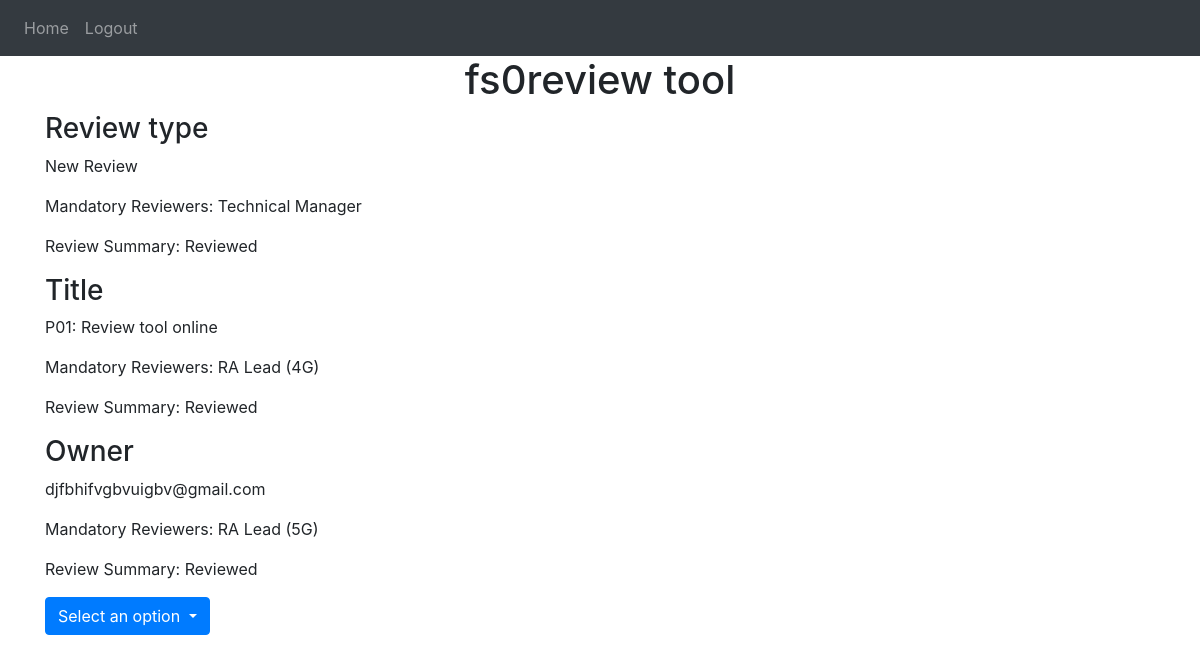
Screenshot of / (signed in) with the database file from the repository.
### website/models.py (models this page shows)
class User(db.Model, UserMixin):
    id = db.Column(db.Integer, primary_key=True)
    email = db.Column(db.String(150), unique=True)
    password = db.Column(db.String(150))
    first_name = db.Column(db.String(150))
    notes = db.relationship('Note')

### website/views.py (the view)
@views.route('/', methods=['GET', 'POST'])
@login_required
def home():
    if request.method == 'POST':
        if 'file' not in request.files:
            flash('No file part', category='error')
            return render_template("home.html", user=current_user)
    email = current_user.email
    feature_details = [
        {
            'feature': 'Review type',
            'value': 'New Review',
            'mandatory_reviewer': 'Technical Manager',
            'mandatory_reviewer_email': 'xyz@nokia.com',
            'mandatory_review_status': 'Reviewed'
        },
        {
            'feature': 'Title',
            'value': 'P01: Review tool online',
            'mandatory_reviewer': 'RA Lead (4G)',
            'mandatory_reviewer_email': 'xyz@nokia.com',
            'mandatory_review_status': 'Reviewed'
        },
        {
            'feature': 'Owner',
            'value': email,  # User's email as the owner
            'mandatory_reviewer': 'RA Lead (5G)',
            'mandatory_reviewer_email': 'xyz@nokia.com',
            'mandatory_review_status': 'Reviewed'
        },
    ]
    return render_template("home.html", user=current_user, feature_details=feature_details)

### website/__init__.py (called while the page is built)
def create_app():
    app = Flask(__name__)
    app.config['SECRET_KEY'] = 'hjshjhdjah kjshkjdhjs'
    app.config['SQLALCHEMY_DATABASE_URI'] = f'sqlite:///{DB_NAME}'
    db.init_app(app)
    from .views import views
    from .auth import auth
    app.register_blueprint(views, url_prefix='/')
    app.register_blueprint(auth, url_prefix='/')
    from .models import User, Note
    with app.app_context():
        db.create_all()
    login_manager = LoginManager()
    login_manager.login_view = 'auth.login'
    login_manager.init_app(app)
    @login_manager.user_loader
    def load_user(id):
        return User.query.get(int(id))
    return app

### website/templates/home.html (shortened to what this page needs)
{% extends "base.html" %} {% block title %}Home{% endblock %} {% block content %}
<h1 align="center">fs0review tool</h1>
{% for feature_detail in feature_details %}
<div class="feature-detail">
    <h3>{{ feature_detail.feature }}</h3>
    <p>{{ feature_detail.value }}</p>
    <p>Mandatory Reviewers: {{ feature_detail.mandatory_reviewer }}</p>
    <p>Review Summary: {{ feature_detail.mandatory_review_status }}</p>
</div>
{% endfor %}
<div class="dropdown">
    <button class="btn btn-primary dropdown-toggle" type="button" data-toggle="dropdown">
    Select an option
  </button>
</div>
{% endblock %}

### website/templates/base.html (shortened to what this page needs)
<!DOCTYPE html>
<html>
  <head>
    <link
      rel="stylesheet"
      href="https://stackpath.bootstrapcdn.com/bootstrap/4.4.1/css/bootstrap.min.css"
    />
    <link rel="stylesheet" type="text/css" href="{{ url_for('static', filename='style.css') }}">
    <link
      rel="stylesheet"
      href="https://stackpath.bootstrapcdn.com/font-awesome/4.7.0/css/font-awesome.min.css"
    />
  </head>
  <body>
    <nav class="navbar navbar-expand-lg navbar-dark bg-dark">
      <div class="collapse navbar-collapse" id="navbar">
        <div class="navbar-nav">
          {% if user.is_authenticated %}
          <a class="nav-item nav-link" id="home" href="/">Home</a>
          <a class="nav-item nav-link" id="logout" href="/logout">Logout</a>
          {% else %}
          <a class="nav-item nav-link" id="login" href="/login">Login</a>
          <a class="nav-item nav-link" id="signUp" href="/sign-up">Sign Up</a>
          {% endif %}
        </div>
      </div>
    </nav>
    <div class="container">{% block content %} {% endblock %}</div>
  </body>
</html>

### website/templates/style.css (style rules this page uses)
h1 { text-align: center; }
.btn-primary { color: #fff; background-color: #007bff; border-color: #007bff; }

### rows the page displays
User: feature "Owner", value "djfbhifvgbvuigbv@gmail.com", mandatory_reviewer "RA Lead (5G)", mandatory_review_status "Reviewed"

### other values shown
{{ feature_detail.feature }} "Review type" "Title"
{{ feature_detail.value }} "New Review" "P01: Review tool online"
{{ feature_detail.mandatory_reviewer }} "Technical Manager" "RA Lead (4G)"
{{ feature_detail.mandatory_review_status }} "Reviewed" "Reviewed"
